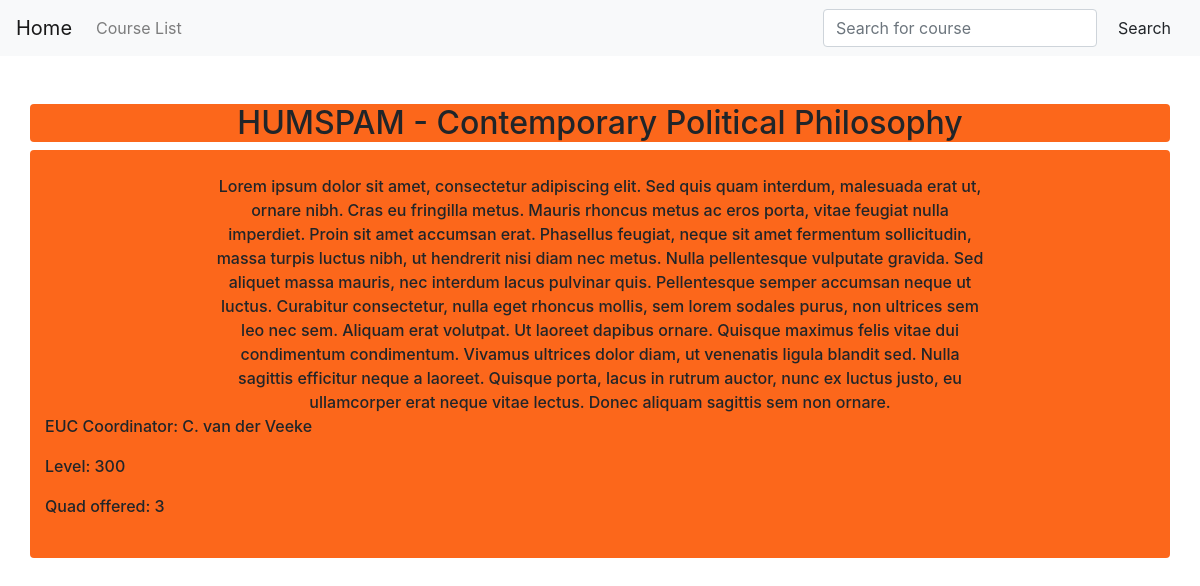
Page /studytool_app/course/Contemporary Political Philosophy/ on the committed database.
### studytool_app/models.py (models this page shows, shortened)
class Course(models.Model):
    name = models.CharField(max_length = 200)
    code = models.CharField(max_length = 200)
    coordinator = models.CharField(max_length = 200, blank = True)
    euc_coordinator = models.CharField(max_length = 200)
    euc_coordinator_email = models.EmailField(max_length = 100,  blank = True)
    prereqs = models.CharField(max_length = 3000, blank = True)
    level = models.IntegerField()
    quad = models.IntegerField()
    blurb = models.CharField(max_length = 3000, blank = True)
    note = models.CharField(max_length = 3000, blank = True)

### studytool_app/views.py (the view)
# urls.py: path("course/<str:course_name>/", views.course, name = "course"),
def course(request, course_name):
    course = Course.objects.get(name = course_name)
    context = {"course": course}
    return render(request, "studytool_app/course.html", context)

### studytool_app/templates/studytool_app/course.html (shortened to what this page needs)
{% extends "studytool_app/parent.html" %}
{% block body %}
<br>
<div class="container rounded" style ="background-color: #fc671b">
  <center><h2>{{course.code}} - {{course.name}}</h2></center>
</div>
<div class="container rounded" style ="background-color: #fc671b; font-weight:500">
  <br>
  <div class="mx-auto" style="width: 70%">
    <center>{{course.blurb}}</center>
  </div>
  <p> EUC Coordinator: {{course.euc_coordinator}} </p>
  <p> Level: {{course.level}} </p>
  <p> Quad offered: {{course.quad}} </p>
  <br>
</div>
{% endblock %}

### rows in the picture
Course: code "HUMSPAM", name "Contemporary Political Philosophy", blurb "Lorem ipsum dolor sit amet, consectetur adipiscing elit. Sed quis quam interdum, malesuada erat ut, ornare nibh. Cras eu fringilla metus. Mauris rhoncus metus ac eros porta, vitae feugiat nulla imperdiet. Proin sit amet accumsan erat. Phasellus feugiat, neque sit amet fermentum sollicitudin, massa turpis luctus nibh, ut hendrerit nisi diam nec metus. Nulla pellentesque vulputate gravida. Sed aliquet massa mauris, nec interdum lacus pulvinar quis. Pellentesque semper accumsan neque ut luctus. Curabitur consectetur, nulla eget rhoncus mollis, sem lorem sodales purus, non ultrices sem leo nec sem. Aliquam erat volutpat. Ut laoreet dapibus ornare. Quisque maximus felis vitae dui condimentum…", euc_coordinator "C. van der Veeke", level "300", quad "3"
